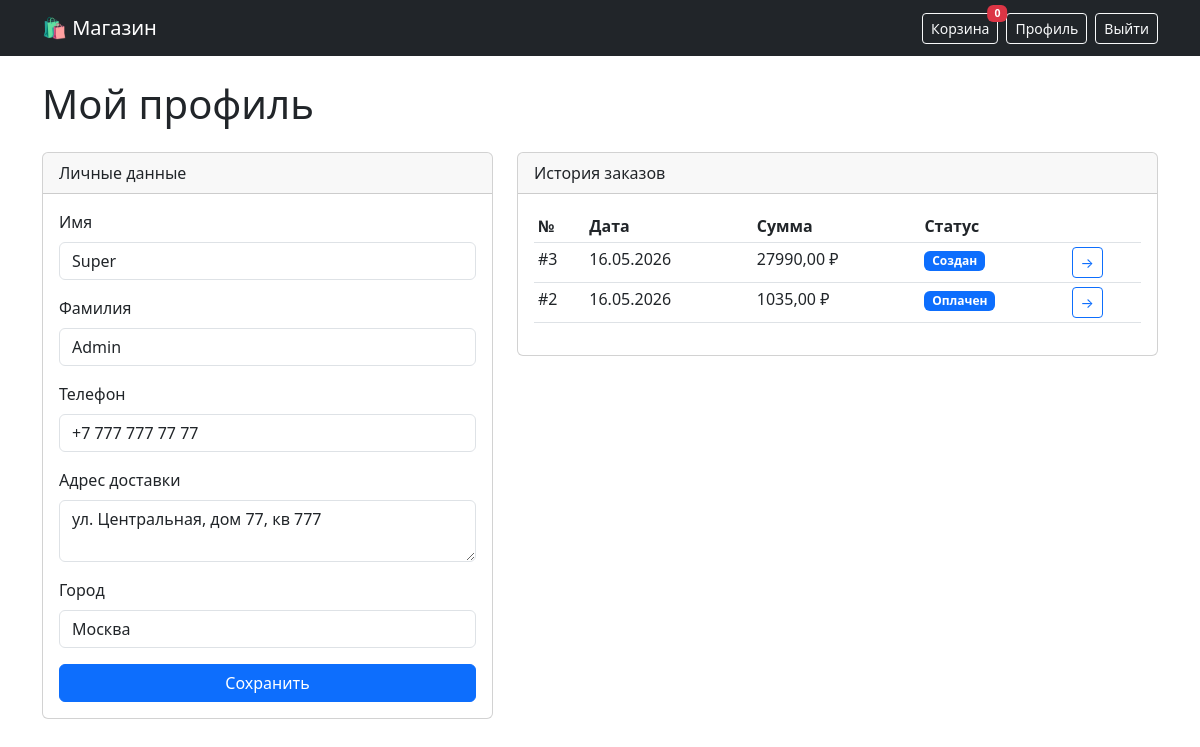
Screenshot of /profile/ (signed in) with the database file from the repository.
### users/models.py (models this page shows, shortened)
class Profile(models.Model):
    user = models.OneToOneField(
        settings.AUTH_USER_MODEL,
        on_delete=models.CASCADE,
        related_name='profile',
        verbose_name='Пользователь',
    )
    first_name = models.CharField(max_length=100, blank=True, verbose_name='Имя')
    last_name = models.CharField(max_length=100, blank=True, verbose_name='Фамилия')
    phone = models.CharField(max_length=20, blank=True, verbose_name='Телефон')
    address = models.TextField(blank=True, verbose_name='Адрес доставки')
    city = models.CharField(max_length=100, blank=True, verbose_name='Город')
    class Meta:
        verbose_name = 'Профиль'
        verbose_name_plural = 'Профили'

### orders/models.py (models this page shows, shortened)
class Order(models.Model):
    STATUS_CHOICES = [
        ('created', 'Создан'),
        ('paid', 'Оплачен'),
        ('shipped', 'Передан в доставку'),
        ('completed', 'Завершён'),
        ('cancelled', 'Отменён'),
    ]
    user = models.ForeignKey(
        settings.AUTH_USER_MODEL,
        on_delete=models.CASCADE,
        related_name='orders',
        verbose_name='Покупатель',
    )
    first_name = models.CharField(max_length=100, verbose_name='Имя')
    last_name = models.CharField(max_length=100, verbose_name='Фамилия')
    address = models.TextField(verbose_name='Адрес доставки')
    status = models.CharField(
        max_length=20,
        choices=STATUS_CHOICES,
        default='created',
        verbose_name='Статус',
    )
    created = models.DateTimeField(auto_now_add=True)
    updated = models.DateTimeField(auto_now=True)
    class Meta:
        verbose_name = 'Заказ'
        verbose_name_plural = 'Заказы'
        ordering = ['-created']
    def get_total_price(self):
        return sum(item.get_total_price() for item in self.items.all())

class OrderItem(models.Model):
    order = models.ForeignKey(
        Order,
        on_delete=models.CASCADE,
        related_name='items',
        verbose_name='Заказ',
    )
    product = models.ForeignKey(
        Product,
        on_delete=models.CASCADE,
        verbose_name='Товар',
    )
    price = models.DecimalField(max_digits=10, decimal_places=2, verbose_name='Цена на момент заказа')
    quantity = models.PositiveIntegerField(default=1, verbose_name='Количество')
    class Meta:
        verbose_name = 'Позиция заказа'
        verbose_name_plural = 'Позиции заказа'
    def get_total_price(self):
        return self.price * self.quantity

### users/views.py (the view)
# urls.py: path('profile/', views.profile_view, name='profile'),
@login_required(login_url='/login/')
def profile_view(request):
    profile, _ = Profile.objects.get_or_create(user=request.user)
    orders = Order.objects.filter(user=request.user)
    if request.method == 'POST':
        form = ProfileForm(request.POST, instance=profile)
        if form.is_valid():
            form.save()
            return redirect('profile')
    else:
        form = ProfileForm(instance=profile)
    return render(request, 'users/profile.html', {'form': form, 'orders': orders})

### users/forms.py
class ProfileForm(forms.ModelForm):
    class Meta:
        model = Profile
        fields = ['first_name', 'last_name', 'phone', 'address', 'city']
        widgets = {
            'first_name': forms.TextInput(attrs={'class': 'form-control'}),
            'last_name': forms.TextInput(attrs={'class': 'form-control'}),
            'phone': forms.TextInput(attrs={'class': 'form-control'}),
            'address': forms.Textarea(attrs={'class': 'form-control', 'rows': 2}),
            'city': forms.TextInput(attrs={'class': 'form-control'}),
        }

### users/templates/users/profile.html (shortened to what this page needs)
{% extends 'base.html' %}
{% block content %}
<h1 class="mb-4">Мой профиль</h1>
<div class="row">
    <div class="col-md-5">
        <div class="card mb-4">
            <div class="card-header">Личные данные</div>
            <div class="card-body">
                <form method="post">
                    {% for field in form %}
                        <div class="mb-3">
                            <label class="form-label">{{ field.label }}</label>
                            {{ field }}
                        </div>
                    {% endfor %}
                    <button type="submit" class="btn btn-primary w-100">Сохранить</button>
                </form>
            </div>
        </div>
    </div>
    <div class="col-md-7">
        <div class="card">
            <div class="card-header">История заказов</div>
            <div class="card-body">
                {% if orders %}
                    <table class="table table-sm">
                        <thead>
                            <tr><th>№</th><th>Дата</th><th>Сумма</th><th>Статус</th><th></th></tr>
                        </thead>
                        <tbody>
                            {% for order in orders %}
                            <tr>
                                <td>#{{ order.id }}</td>
                                <td>{{ order.created|date:"d.m.Y" }}</td>
                                <td>{{ order.get_total_price }} ₽</td>
                                <td><span class="badge bg-primary">{{ order.get_status_display }}</span></td>
                                <td>
                                    <a href="{% url 'order_detail' order.id %}" class="btn btn-sm btn-outline-primary">→</a>
                                </td>
                            </tr>
                            {% endfor %}
                        </tbody>
                    </table>
                {% else %}
                    <p class="text-muted">Заказов пока нет.</p>
                {% endif %}
            </div>
        </div>
    </div>
</div>
{% endblock %}

### rows the page displays
Profile: form "Super" "Admin" "+7 777 777 77 77" "ул. Центральная, дом 77, кв 777" "Москва"
Order: id "3", created "16.05.2026", get_total_price "27990,00", status "Создан"
Order: id "2", created "16.05.2026", get_total_price "1035,00", status "Оплачен"

### other values shown
{{ request.session.cart|length }} "0"
{{ field.label }} "Имя" "Фамилия" "Телефон" "Адрес доставки" "Город"
